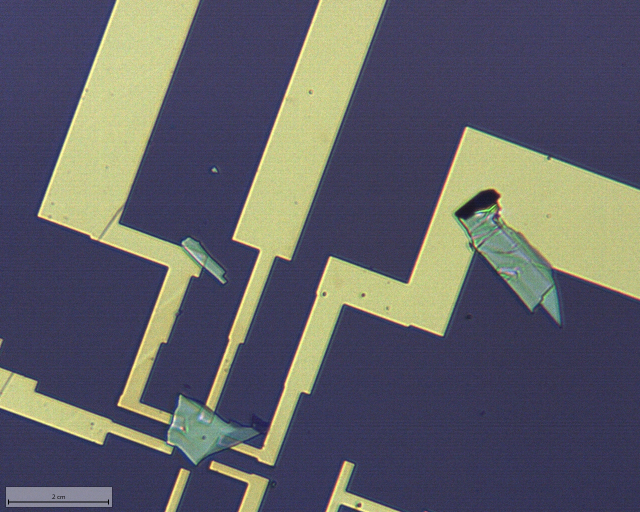
#> input picture data/optical/261014-tpt1-om-20x.bmp, 1280 x 1024 px (shown at 1/2 size); its folder holds only this picture in this run
$ python -i register.py   (imports and definitions only)
#> lines starting #> are read from the running program, lines starting #| are printed output that depends on the picture; after the words box and inside, x2 and y2 are one past the last pixel; in counts of white or black regions, pixels touching at a corner belong together
#> further down, picture is the input picture: shape (1024, 1280, 3); mean B, G, R 102.8, 96.9, 96.4
"""Optical -> SEM registration: three stages and two guards.

The contact pattern is tiled 36x36 across the chip, so on its own it gives
many equally good wrong answers; the flake outline is unique but soft.  So the
flake finds the right place and the lithography may refine it.

  stage 1  flake-SHAPE match, searching MIRROR x rotation x translation
           (scale is fixed by the two pixel sizes).  The SEM frame is
           mirrored relative to the optical image; no rotation can absorb a
           reflection, so a rotation-only search has no solution at all.
  stage 2  pair gold-pad corners inside a gate around stage 1 and re-fit.
  stage 3  minimise the distance from optical pad edges to SEM pad edges.

Guards (both measured, both required) - :func:`register`:
  * ACCEPTANCE GATE: keep a stage-2/3 refinement only if it IMPROVES overlap
    with the SEM-side flake mask.  With sparse pads the pad stages drag a good
    fit into a bad one (tpt1-2: 0.245 -> 0.048).  On all three test frames
    the final transform stays at stage 1.
  * AREA-CONSISTENT CANDIDATES: reject optical flake candidates whose area
    differs from the SEM flake area by more than 3x (without it tpt1-2 picked
    a 1552 um^2 candidate for a 165 um^2 flake).
The referee for both is the MODEL's SEM mask, never the hand label, so this
works at inference time.

Deliberately NOT included: a local (dx, dy, scale) refinement.  Tested: +0.006
overall, -0.050 on one frame; its ceiling is set by the referee mask's quality.

Measured (OM->SEM IoU vs hand label, three 20 kV frames): unguarded 0.301,
guarded with the rules mask 0.506, guarded with the model mask 0.705.
Resolution ceiling 0.845 (a perfect optical outline off by one 247 nm pixel).

Ported from ``optical/register.py`` and ``optical/register2.py``.
"""
import numpy as np, cv2

from .io import OPTICAL_PX_UM

OMPX_20X = OPTICAL_PX_UM["20x"]
# ---------------------------------------------------------------- primitives
# [8 lines left out: function umeyama, not called in this run]


def apply(T, P):
    s, R, t = T
    return (s * (R @ np.atleast_2d(np.asarray(P, float)).T)).T + t


# [4 lines left out: function mat, not called in this run]


def warp_into(src, T, shape, nearest=True):
    return cv2.warpAffine(np.asarray(src, np.float32), mat(T), (shape[1], shape[0]),
                          flags=cv2.INTER_NEAREST if nearest else cv2.INTER_LINEAR)


# [25 lines left out: functions _warp_centred, _fft_shift, optical_gold, not called in this run]


def optical_flakes(bgr, px_um=OMPX_20X, hue=(55, 102), vmin=60, min_px=600, n=6):
#> called with px_um = 0.247, hue = (55, 102), vmin = 60, min_px = 600, n = 6
    hsv = cv2.cvtColor(bgr, cv2.COLOR_BGR2HSV)
#> hsv: shape (1024, 1280, 3); mean H, S, V 97.1, 89.3, 120.3
    H, V = hsv[:, :, 0].astype(int), hsv[:, :, 2].astype(int)
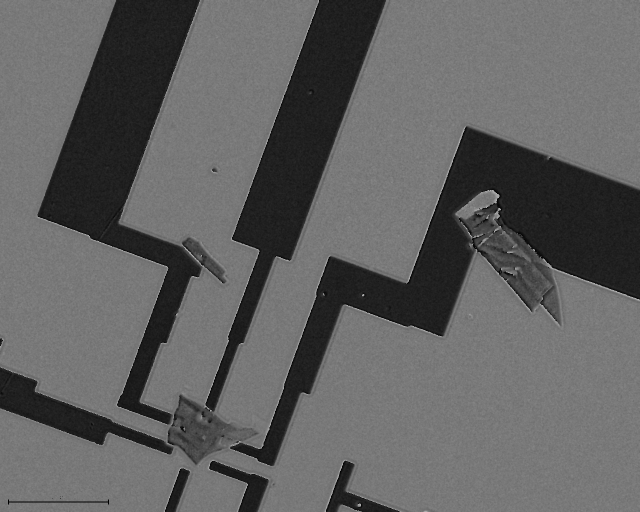
#> H: shape (1024, 1280) int64 (shown at 1/2 size); min 0, max 179, mean 97.1
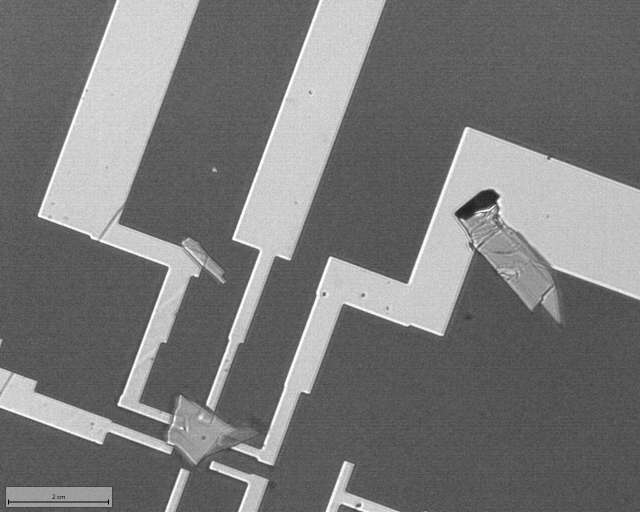
#> V: shape (1024, 1280) int64 (shown at 1/2 size); min 0, max 255, mean 120.3
    m = ((H > hue[0]) & (H < hue[1]) & (V > vmin)).astype(np.uint8)
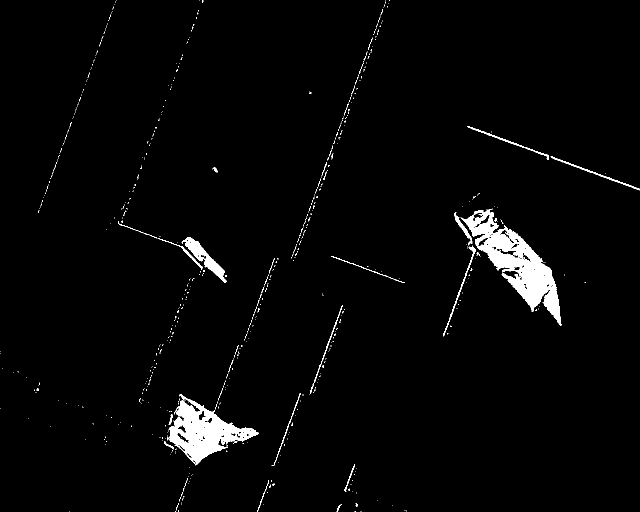
#> m: shape (1024, 1280) (shown at 1/2 size); values 0 (black) and 1 (white), 2.5% white; 682 white regions (649 under 20 px), largest, box (x1, y1, x2, y2) and area: (921, 417, 1123, 651) 13944, (337, 789, 518, 931) 9985, (363, 474, 453, 566) 1942
    m = cv2.morphologyEx(m, cv2.MORPH_OPEN, np.ones((5, 5), np.uint8))
#> m: shape (1024, 1280); values 0 (black) and 1 (white), 1.8% white; 11 white regions, largest, box (x1, y1, x2, y2) and area: (958, 459, 1109, 618) 9381, (340, 802, 499, 926) 8859, (928, 424, 994, 491) 1841
    m = cv2.morphologyEx(m, cv2.MORPH_CLOSE, np.ones((15, 15), np.uint8))
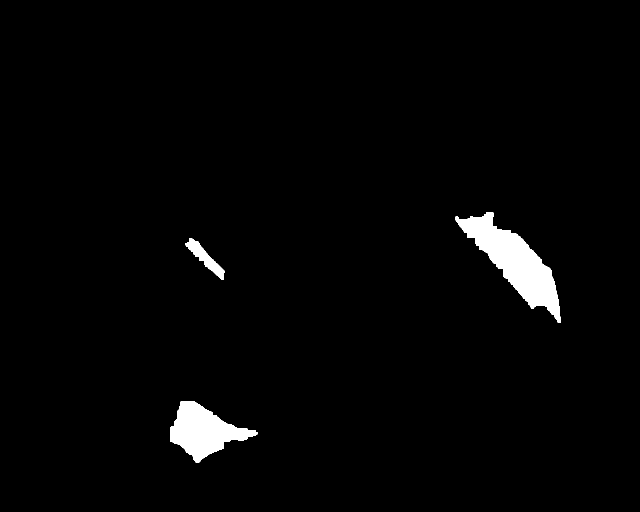
#> m: shape (1024, 1280) (shown at 1/2 size); values 0 (black) and 1 (white), 2.2% white; 3 white regions, box (x1, y1, x2, y2) and area: (911, 424, 1121, 646) 16252, (340, 802, 515, 926) 10698, (371, 477, 449, 560) 1887
    nn, lab, st, _ = cv2.connectedComponentsWithStats(m)
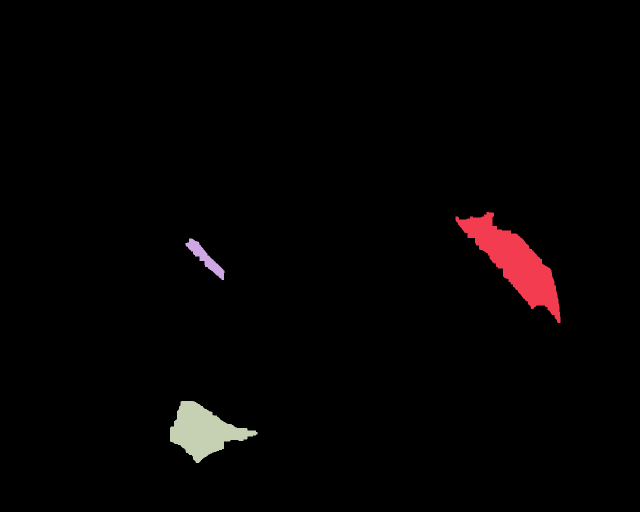
#> lab: shape (1024, 1280) int32 (shown at 1/2 size); 4 distinct labels, from 0 to 3; one colour per label, 0 black
#> nn = 4; st = [[0, 0, 1280, 1024, 1281883], [911, 424, 210, 222, 16252], [371, 477, 78, 83, 1887], [340, 802, 175, 124, 10698]]
    out = []
    for i in sorted(range(1, nn), key=lambda j: -st[j, 4])[:n]:
        if st[i, 4] < min_px: continue
        c = (lab == i).astype(np.float32); ys, xs = np.nonzero(c)
        y0, x0 = max(0, ys.min() - 6), max(0, xs.min() - 6)
        out.append(dict(id=int(i), area_um2=float(st[i, 4] * px_um ** 2),
                        origin=(int(x0), int(y0)), full=c,
                        crop=c[y0:ys.max() + 7, x0:xs.max() + 7]))
#> this loop made 3 passes
#> (y0, x0) on passes 1, 3: (418, 905), (471, 365)
#> (i, y0, x0) on pass 2: (3, 796, 334)
#> pass 1, in optical_flakes, `c = (lab == i).astype(np.float32)`:
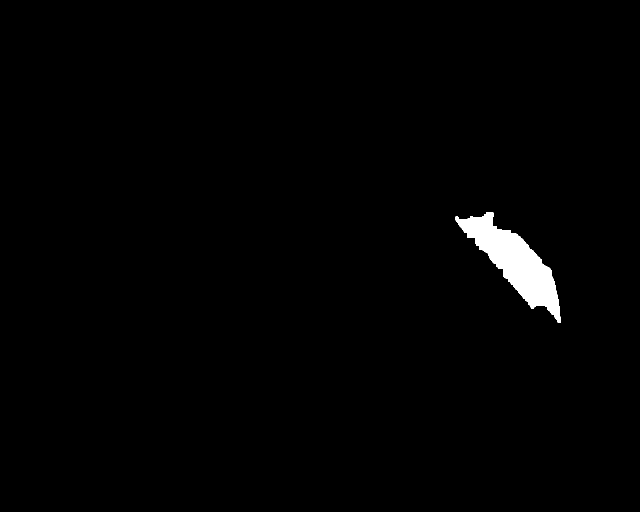
#> c: shape (1024, 1280) float32 (shown at 1/2 size); values 0 (black) and 1 (white), 1.2% white; 1 white region, box (x1, y1, x2, y2) and area: (911, 424, 1121, 646) 16252
#> pass 3, in optical_flakes, `c = (lab == i).astype(np.float32)`:
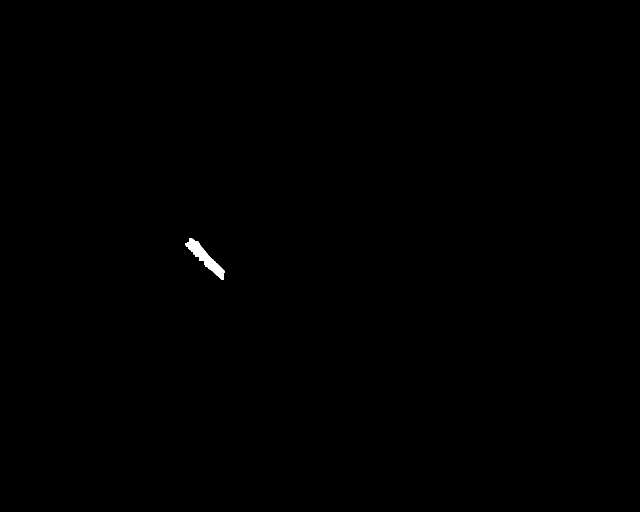
#> c: shape (1024, 1280) float32 (shown at 1/2 size); values 0 (black) and 1 (white), 0.14% white; 1 white region, box (x1, y1, x2, y2) and area: (371, 477, 449, 560) 1887
#> after the loop, out = 3 items
    return out


# [260 lines left out: functions corners_of, stage1_flake, stage2_corners, stage3_edges, register_unguarded, _iou and 4 more, not called in this run]

>>> import cv2
>>> picture = cv2.imread('../data/optical/261014-tpt1-om-20x.bmp')
>>> result = optical_flakes(picture)
#> result = 3 items

$ run again, on data/optical/261020-tpt1-om-20x.bmp
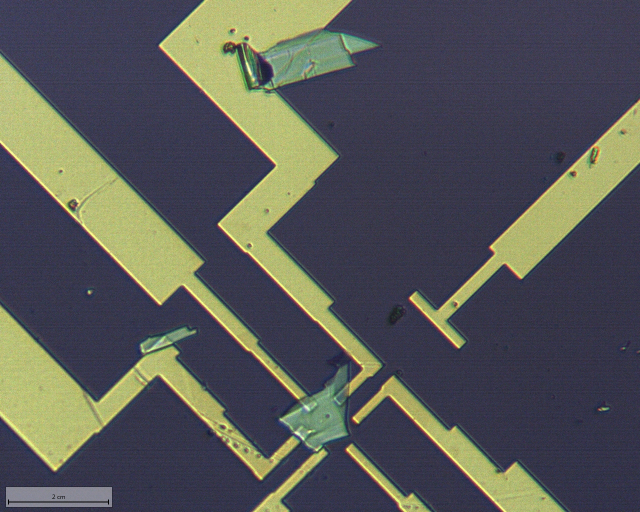
#> input picture data/optical/261020-tpt1-om-20x.bmp, 1280 x 1024 px (shown at 1/2 size)
#> picture is the input picture: shape (1024, 1280, 3); mean B, G, R 86.5, 88.5, 87
#> hsv: shape (1024, 1280, 3); mean H, S, V 98.7, 80.9, 104.9
#> in optical_flakes, `m = cv2.morphologyEx(m, cv2.MORPH_CLOSE, np.ones((15, 15), np.uint8))`:
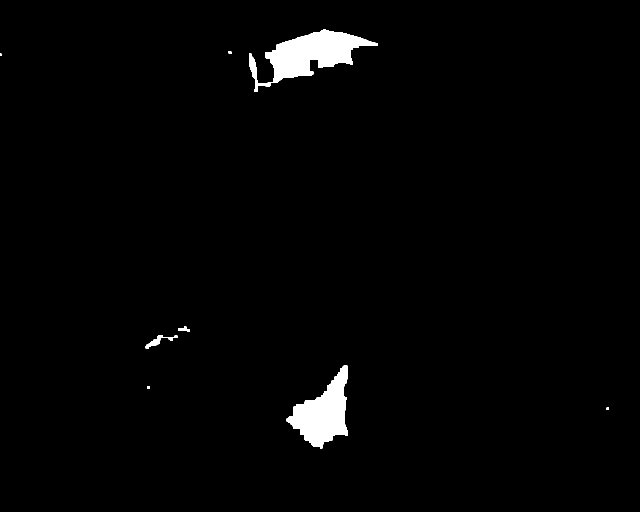
#> m: shape (1024, 1280) (shown at 1/2 size); values 0 (black) and 1 (white), 1.8% white; 8 white regions (1 under 20 px), largest, box (x1, y1, x2, y2) and area: (498, 59, 756, 183) 12754, (573, 731, 696, 897) 10250, (291, 671, 355, 697) 473
#> lab: shape (1024, 1280) int32; 9 distinct labels, from 0 to 8
#> nn = 9; st = [[0, 0, 1280, 1024, 1287003], [498, 59, 258, 124, 12754], [457, 102, 6, 6, 34], [0, 107, 3, 5, 15], [356, 653, 24, 11, 136], [291, 671, 64, 26, 473], [573, 731, 123, 166, 10250], [295, 772, 5, 6, 30], [1213, 815, 5, 5, 25]]
#> the loop in optical_flakes, `for i in sorted(range(1, nn), key=lambda j: -st[j, 4])[:n]:` made 6 passes
#> i on passes 3, 5, 6: 5, 2, 7
#> pass 2, in optical_flakes, `c = (lab == i).astype(np.float32)`:
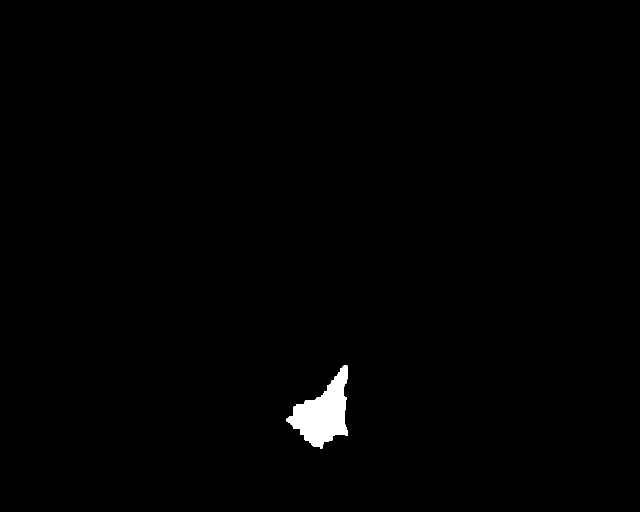
#> c: shape (1024, 1280) float32 (shown at 1/2 size); values 0 (black) and 1 (white), 0.78% white; 1 white region, box (x1, y1, x2, y2) and area: (573, 731, 696, 897) 10250
#> after the loop in optical_flakes, `for i in sorted(range(1, nn), key=lambda j: -st[j, 4])[:n]:`: out = 2 items
